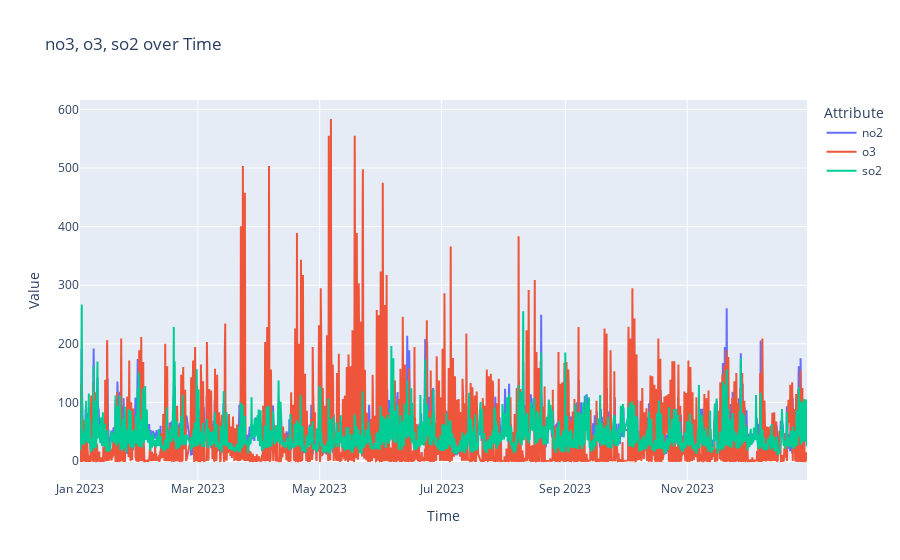

Here is the notebook cell this chart was saved with:
### Code cell
fig = go.Figure()
fig.add_trace(go.Scatter(x=df['time'], y=df['no2'], name='no2', line=dict(width=2)))
fig.add_trace(go.Scatter(x=df['time'], y=df['o3'], name='o3', line=dict(width=2)))
fig.add_trace(go.Scatter(x=df['time'], y=df['so2'], name='so2', line=dict(width=2)))

fig.update_layout(
    title='no3, o3, so2 over Time',
    xaxis_title='Time',
    yaxis_title='Value',
    legend_title='Attribute'
)
fig.show()

### Figure 1 — Plotly figure (JSON) as saved in the notebook; plotly's stock layout.template omitted (floating-point values rounded to 4 significant figures; data arrays with more than 128 entries replaced by an {"elided": "..."} marker saying what was removed)
{"data": [{"line": {"width": 2}, "name": "no2", "type": "scatter", "x": {"elided": "8736 str values"}, "y": {"elided": "8736 float values"}}, {"line": {"width": 2}, "name": "o3", "type": "scatter", "x": {"elided": "8736 str values"}, "y": {"elided": "8736 float values"}}, {"line": {"width": 2}, "name": "so2", "type": "scatter", "x": {"elided": "8736 str values"}, "y": {"elided": "8736 float values"}}], "layout": {"legend": {"title": {"text": "Attribute"}}, "title": {"text": "no3, o3, so2 over Time"}, "xaxis": {"title": {"text": "Time"}}, "yaxis": {"title": {"text": "Value"}}}}
